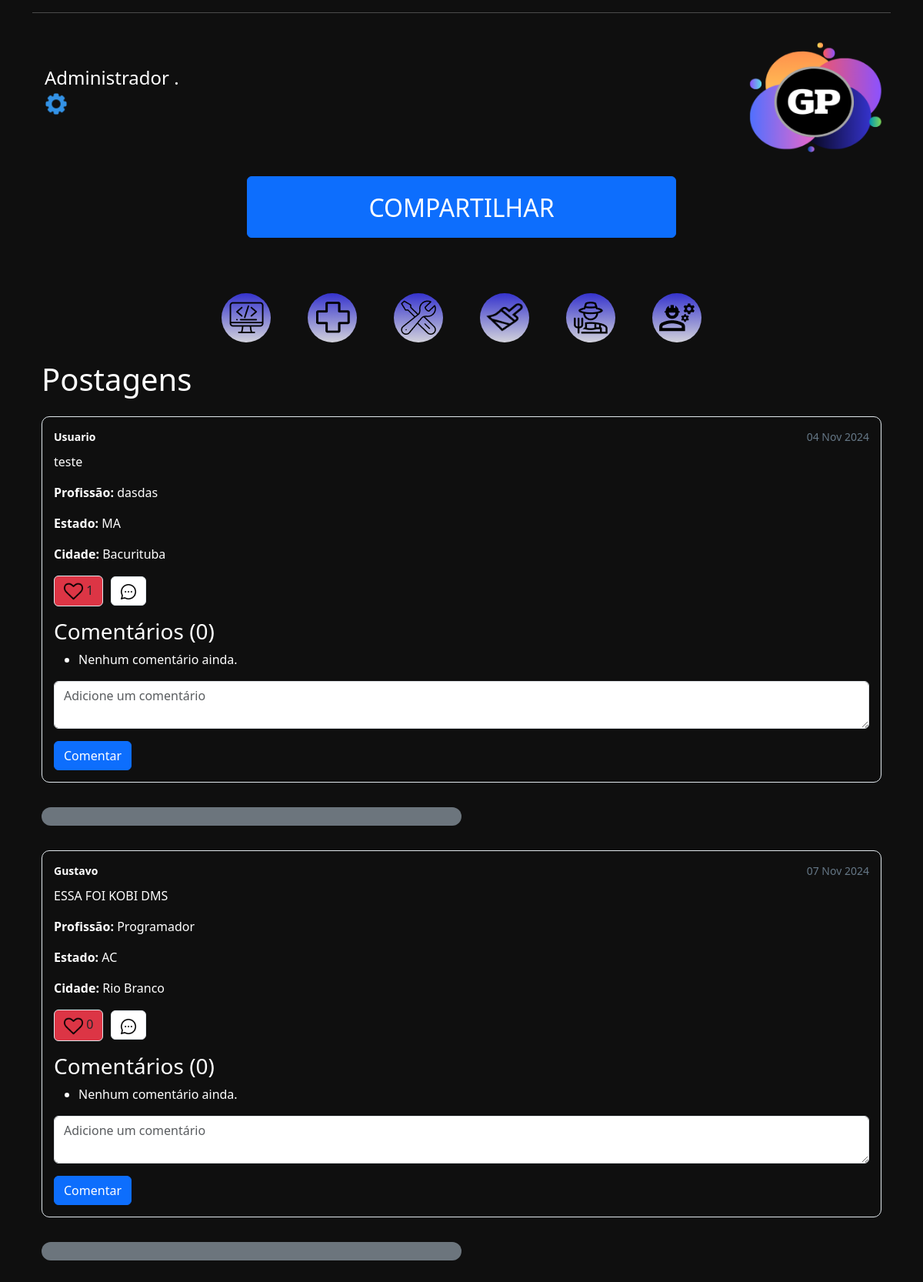
Screenshot of /post/lista/ (signed in) with the database file from the repository.
### network/models.py (models this page shows, shortened)
class User(db.Model, UserMixin):
    id = db.Column(db.Integer, primary_key=True)
    nome = db.Column(db.String, nullable=True)
    sobrenome = db.Column(db.String, nullable=True)
    email = db.Column(db.String, nullable=True)
    senha = db.Column(db.String, nullable=True)
    last_login = db.Column(db.DateTime, nullable=True)
    imagem = db.Column(db.String, nullable=True, default='default.png')
    posts = db.relationship('Post', backref='user', lazy=True)
    post_comentarios = db.relationship('PostComentarios', backref='user', lazy=True)

class Post(db.Model):
    id = db.Column(db.Integer, primary_key=True)
    data_criacao = db.Column(db.DateTime, default=datetime.utcnow)
    mensagem = db.Column(db.String, nullable=True)
    estado = db.Column(db.String, nullable=True)
    cidade = db.Column(db.String, nullable=True)
    profissao = db.Column(db.String, nullable=True)
    imagem = db.Column(db.String, nullable=True, default='default.png')
    user_id = db.Column(db.Integer, db.ForeignKey('user.id'), nullable=True)
    comentarios = db.relationship('PostComentarios', backref='post', lazy=True)
    likes_count = db.Column(db.Integer, default=0)
    user_likes = db.relationship('UserLikes', backref='liked_post', lazy=True, cascade="all, delete-orphan")

### network/routes.py (the view)
@app.route('/post/lista/')
def postLista():
    dados = Post.query.order_by('cidade').all()
    context = {'dados': dados}
    return render_template('index.html', context=context)

### network/models.py (called while the page is built)
@login_manager.user_loader
def load_user(user_id):
    return User.query.get(user_id)

### network/templates/index.html (shortened to what this page needs)
<!DOCTYPE html>
<html lang="en">
<head>
    <link rel="stylesheet" href="{{ url_for('static', filename='styles/stylePaginaPrincipal.css') }}">
    <link rel="stylesheet" href="{{ url_for('static', filename='styles/styleLogin.css') }}">
</head>
<body>
    {% extends 'base.html' %}
    {% block content %}
    <div class="container">
        <hr>
        {% if current_user.is_authenticated %}
        <div>
            <div id="local-sidebar" class="row">
                <div class="d-flex align-items-center gap-3 mb-4 justify-content-between">
                    <div class="d-flex">
                        <div class="d-flex flex-column justify-content-center ms-3">
                            <span class="h4 mb-1">{{ current_user.nome }} {{ current_user.sobrenome }}</span>
                            <a href="{{ url_for('profile') }}" class="text-decoration-none">
                                <img src="{{ url_for('static', filename='assets/configuracao.png') }}" alt="Settings"
                                    width="30">
                            </a>
                        </div>
                    </div>
                    <div>
                        <a href="{{ url_for('homepage') }}">
                            <img src="{{ url_for('static', filename='assets/logo.png') }}" alt="Logo" width="200">
                        </a>
                    </div>
                </div>
                <div class="mb-4 d-flex justify-content-center">
                    <a href="{{ url_for('PostNovo') }}" class="btn btn-primary w-50 h-150 pt-3"
                        style="font-size: 2rem; font-weight: 500;">COMPARTILHAR</a>
                </div>
            </div>
            <div id="local-profi" class="mt-5">
                <div class="style-profi">
                    <a href="{{ url_for('filter_posts', profession='Programador') }}" class="rem-img">
                        <img src="{{ url_for('static', filename='assets/programador.png') }}" alt="" class="rem-img">
                    </a>
                </div>
                <div class="style-profi">
                    <a href="{{ url_for('filter_posts', profession='Medico') }}" class="rem-img">
                        <img src="{{ url_for('static', filename='assets/medico.png') }}" class="rem-img">
                    </a>
                </div>
                <div class="style-profi">
                    <a href="{{ url_for('filter_posts', profession='Mecanico') }}" class="rem-img">
                        <img src="{{ url_for('static', filename='assets/mecanico.png') }}" class="rem-img">
                    </a>
                </div>
                <div class="style-profi">
                    <a href="{{ url_for('filter_posts', profession='Pintor') }}" class="rem-img">
                        <img src="{{ url_for('static', filename='assets/pintor.png') }}" class="rem-img" width="48">
                    </a>
                </div>
                <div class="style-profi">
                    <a href="{{ url_for('filter_posts', profession='Fazendeiro') }}" class="rem-img">
                        <img src="{{ url_for('static', filename='assets/fazendeiro.png') }}" class="rem-img">
                    </a>
                </div>
                <div class="style-profi">
                    <a href="{{ url_for('filter_posts', profession='Trabalhador') }}" class="rem-img">
                        <img src="{{ url_for('static', filename='assets/trabalhador.png') }}" class="rem-img">
                    </a>
                </div>
            </div>
            <div class="container mt-4">
                <h1 class="mb-4">Postagens</h1>
                <tbody>
                    {% for post in context['dados'] %}
                    <tr class="post-row">
                        <td colspan="">
                            <div class="post-container">
                                <div class="post-header">
                                    <span class="post-username text-white">{{ post.user.nome }}</span>
                                    <span class="post-date">{{ post.data_criacao.strftime('%d %b %Y') }}</span>
                                </div>
                                <div class="post-content">
                                    <p>{{ post.mensagem }}</p>
                                    <p><strong>Profissão:</strong> {{ post.profissao }}</p>
                                    <p><strong>Estado:</strong> {{ post.estado }}</p>
                                    <p><strong>Cidade:</strong> {{ post.cidade }}</p>
                                </div>
                                <div class="post-actions">
                                    <form action="{{ url_for('like_post', post_id=post.id) }}" method="post"
                                        class="d-inline">
                                        <button type="submit" class="btn btn-black bg-danger">
                                            <img src="{{ url_for('static', filename='assets/like.png') }}"
                                                class="bg-danger" width="25px"> {{ post.likes_count }}
                                        </button>
                                    </form>
                                    <a href="{{ url_for('chat', post_id=post.id) }}" class="btn btn-white">
                                        <img src="{{ url_for('static', filename='assets/messenger.png') }}" width="20px"
                                            class="bg-white text-black">
                                    </a>
                                </div>
                                <div class="post-comments mt-3">
                                    <h3 class="text-white">Comentários ({{ post.comentarios|length }})</h3>
                                    <ul>
                                        {% for comentario in post.comentarios %}
                                        <li>
                                            <p><strong>{{ comentario.user.nome }}:</strong> {{ comentario.comentario
                                                }}</p>
                                            <p><small>Postado em: {{ comentario.data_criacao.strftime('%d/%m/%Y')
                                                    }}</small></p>
                                        </li>
                                        {% else %}
                                        <li>Nenhum comentário ainda.</li>
                                        {% endfor %}
                                    </ul>
                                    <form action="{{ url_for('add_comment', post_id=post.id) }}" method="post">
                                        <div class="form-group">
                                            <textarea name="comentario" class="form-control"
                                                placeholder="Adicione um comentário"></textarea>
                                        </div>
                                        <div class="mt-3">
                                            <button type="submit" class="btn btn-primary">Comentar</button>
                                        </div>
                                    </form>
                                </div>
                            </div>
                        </td>
                    </tr>
                    <div class="bg-secondary divisoria">
                    </div>
                    {% endfor %}
                </tbody>
            </div>
                    {% endif %}
                </div>
            </body>
            {% endblock %}

### network/static/styles/stylePaginaPrincipal.css (style rules this page uses)
* { padding: 0; margin: 0; background-color: #0F0F0F; color: white; }
#local-sidebar { display: flex; flex-direction: row; justify-content: space-between; }
.style-profi { width: 4rem; height: 4rem; background: linear-gradient(180deg, #3533CD 0%, #D2D2DB 100%); border-radius: 40px; display: flex; justify-content: center; align-items: center; }
#local-profi { display: flex; flex-direction: row; gap: 3rem; justify-content: center; }
.rem-img { background-color: transparent; }
.post-container { border: 1px solid #e1e8ed; border-radius: 10px; padding: 15px; }
.post-header { display: flex; justify-content: space-between; margin-bottom: 10px; font-size: 14px; color: #657786; }
.post-username { font-weight: bold; color: #14171a; }
.post-date { color: #657786; }
.post-content { font-size: 16px; margin-bottom: 10px; }
.post-actions { display: flex; align-items: center; gap: 10px; }
.post-actions .btn { background-color: #ffffff; border: 1px solid #e1e8ed; }
.btn-primary { transition: background-color 0.3s, transform 0.3s; }
.w-50 { width: 50% !important; }
.h-150 { height: 80px !important; }
.divisoria { width: 50%; height: 1.5rem; border-radius: 2rem; margin-top: 2rem; margin-bottom: 2rem; display: flex; }

### network/static/styles/styleLogin.css (style rules this page uses)
* { background: #0F0F0F; margin: 0; padding: 0; box-sizing: border-box; }
body { justify-content: center; align-items: center; flex-direction: column; }

### rows the page displays
User: nome "Administrador", sobrenome "."
Post: user.nome "Usuario", data_criacao "04 Nov 2024", mensagem "teste", profissao "dasdas", estado "MA", cidade "Bacurituba", likes_count "1", comentarios|length "0"
Post: user.nome "Gustavo", data_criacao "07 Nov 2024", mensagem "ESSA FOI KOBI DMS", profissao "Programador", estado "AC", cidade "Rio Branco", likes_count "0", comentarios|length "0"
